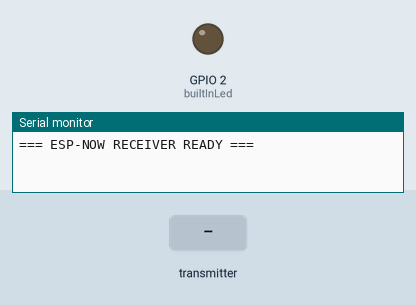
Bench run of a program on a simulated ESP32. On the bench: output pins drawn as LEDs (lit = HIGH), the last lines printed to the serial monitor. Dashed ring = blinking. Inputs (shaded band) come from the test bench.

Above: at 1.2 s.
1.3 s: the transmitter starts sending receivedNumber = 0
At 2.3 s:
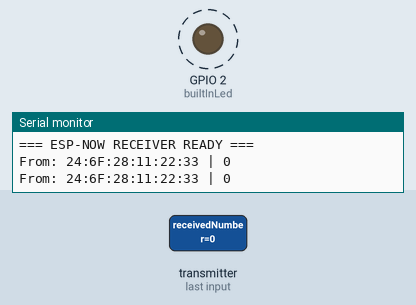
Timing chart, 0 to 9.3 s (numbered marks = the images above; inputs shaded):
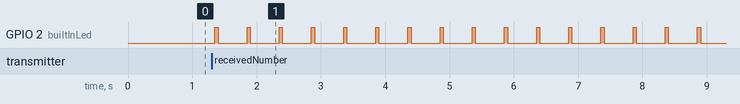

Measured:
- after the input at 1.3 s, GPIO 2 (builtInLed): alternates HIGH for 0.05 s and LOW for 0.45 s, starting after 0.05 s

The program:

main.cpp
```cpp
/*************************************************************
 * ESP-NOW Simple Receiver
 * Author: Paolo Almario
 * PlatformIO version
 *************************************************************/

#include <Arduino.h>
#include <WiFi.h>
#include <esp_now.h>

int builtInLed = 2;

void blinkLed(int led, int duration) {
  digitalWrite(led, HIGH);
  delay(duration);
  digitalWrite(led, LOW);
  delay(duration);
}

void onMessageReceived(const esp_now_recv_info_t *info, const uint8_t *data, int len) {
  Serial.print("From: ");
  for (int i = 0; i < 6; i++) {
    Serial.print(info->src_addr[i], HEX);
    if (i < 5) Serial.print(":");
  }
  Serial.print(" | ");

  if (len == sizeof(int)) {
    int receivedNumber;
    memcpy(&receivedNumber, data, len);
    Serial.println(receivedNumber);
    blinkLed(builtInLed, 50);
  } else {
    for (int i = 0; i < len; i++) {
      Serial.print((char)data[i]);
    }
    Serial.println();
  }
}

void setup() {
  Serial.begin(115200);
  pinMode(builtInLed, OUTPUT);
  WiFi.mode(WIFI_STA);

  if (esp_now_init() != ESP_OK) {
    Serial.println("ESP-NOW init failed");
    return;
  }

  esp_now_register_recv_cb(onMessageReceived);
  Serial.println("=== ESP-NOW RECEIVER READY ===");
}

void loop() {
  delay(1000);
}
```
